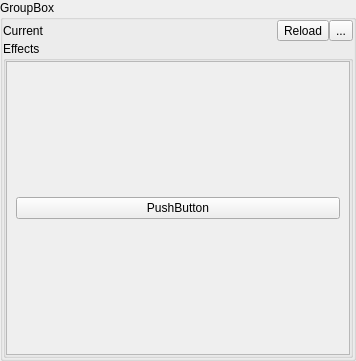
<?xml version="1.0" encoding="UTF-8"?>
<ui version="4.0">
 <class>animationSelectGroupbox</class>
 <widget class="QGroupBox" name="animationSelectGroupbox">
  <property name="geometry">
   <rect>
    <x>0</x>
    <y>0</y>
    <width>356</width>
    <height>361</height>
   </rect>
  </property>
  <property name="windowTitle">
   <string>GroupBox</string>
  </property>
  <property name="title">
   <string>GroupBox</string>
  </property>
  <layout class="QVBoxLayout" name="verticalLayout" stretch="1,10">
   <property name="spacing">
    <number>0</number>
   </property>
   <property name="leftMargin">
    <number>0</number>
   </property>
   <property name="topMargin">
    <number>0</number>
   </property>
   <property name="rightMargin">
    <number>0</number>
   </property>
   <property name="bottomMargin">
    <number>0</number>
   </property>
   <item>
    <layout class="QHBoxLayout" name="horizontalLayout">
     <item>
      <widget class="QLabel" name="labelCurrentEffect">
       <property name="text">
        <string>Current</string>
       </property>
      </widget>
     </item>
     <item>
      <widget class="QToolButton" name="btnReload">
       <property name="text">
        <string>Reload</string>
       </property>
      </widget>
     </item>
     <item>
      <widget class="QToolButton" name="toolButton_2">
       <property name="text">
        <string>...</string>
       </property>
      </widget>
     </item>
    </layout>
   </item>
   <item>
    <widget class="QGroupBox" name="gbAnimations">
     <property name="title">
      <string>Effects</string>
     </property>
     <layout class="QVBoxLayout" name="verticalLayout_2">
      <property name="spacing">
       <number>0</number>
      </property>
      <property name="leftMargin">
       <number>0</number>
      </property>
      <property name="topMargin">
       <number>0</number>
      </property>
      <property name="rightMargin">
       <number>0</number>
      </property>
      <property name="bottomMargin">
       <number>0</number>
      </property>
      <item>
       <widget class="QScrollArea" name="scrollAnimations">
        <property name="widgetResizable">
         <bool>true</bool>
        </property>
        <widget class="QWidget" name="scrollAreaWidgetContents">
         <property name="geometry">
          <rect>
           <x>0</x>
           <y>0</y>
           <width>342</width>
           <height>280</height>
          </rect>
         </property>
         <layout class="QVBoxLayout" name="verticalLayout_3">
          <item>
           <widget class="QPushButton" name="pushButton">
            <property name="text">
             <string>PushButton</string>
            </property>
           </widget>
          </item>
         </layout>
        </widget>
       </widget>
      </item>
     </layout>
    </widget>
   </item>
  </layout>
 </widget>
 <resources/>
 <connections/>
</ui>
